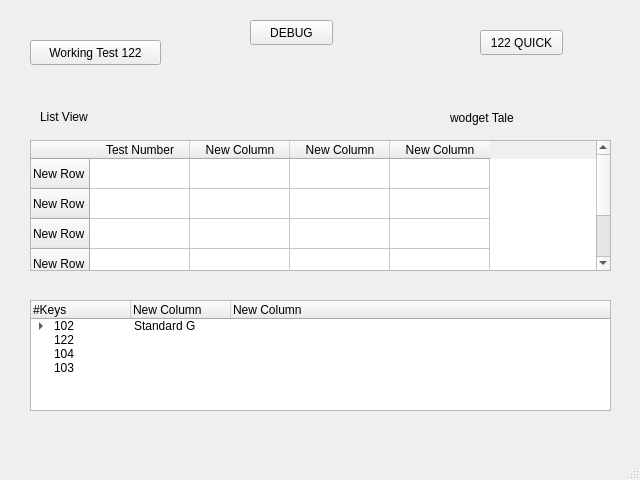
<?xml version="1.0" encoding="UTF-8"?>
<ui version="4.0">
 <class>RealMainWindow</class>
 <widget class="QMainWindow" name="RealMainWindow">
  <property name="geometry">
   <rect>
    <x>0</x>
    <y>0</y>
    <width>640</width>
    <height>480</height>
   </rect>
  </property>
  <property name="windowTitle">
   <string>MainWindow</string>
  </property>
  <widget class="QWidget" name="centralwidget">
   <widget class="QLabel" name="label">
    <property name="geometry">
     <rect>
      <x>40</x>
      <y>110</y>
      <width>57</width>
      <height>14</height>
     </rect>
    </property>
    <property name="text">
     <string>List View</string>
    </property>
   </widget>
   <widget class="QLabel" name="label_2">
    <property name="geometry">
     <rect>
      <x>450</x>
      <y>110</y>
      <width>121</width>
      <height>16</height>
     </rect>
    </property>
    <property name="text">
     <string>wodget Tale</string>
    </property>
   </widget>
   <widget class="QTreeWidget" name="treeWidget">
    <property name="geometry">
     <rect>
      <x>30</x>
      <y>300</y>
      <width>581</width>
      <height>111</height>
     </rect>
    </property>
    <column>
     <property name="text">
      <string>#Keys</string>
     </property>
    </column>
    <column>
     <property name="text">
      <string>New Column</string>
     </property>
    </column>
    <column>
     <property name="text">
      <string>New Column</string>
     </property>
    </column>
    <item>
     <property name="text">
      <string>102</string>
     </property>
     <property name="text">
      <string>Standard G</string>
     </property>
     <item>
      <property name="text">
       <string>0x66746</string>
      </property>
      <property name="text">
       <string/>
      </property>
      <property name="text">
       <string/>
      </property>
     </item>
     <item>
      <property name="text">
       <string>0x55455</string>
      </property>
     </item>
     <item>
      <property name="text">
       <string>0x72847</string>
      </property>
     </item>
     <item>
      <property name="text">
       <string>0x238747</string>
      </property>
     </item>
    </item>
    <item>
     <property name="text">
      <string>122</string>
     </property>
    </item>
    <item>
     <property name="text">
      <string>104</string>
     </property>
    </item>
    <item>
     <property name="text">
      <string>103</string>
     </property>
    </item>
   </widget>
   <widget class="QTableWidget" name="tableWidget">
    <property name="geometry">
     <rect>
      <x>30</x>
      <y>140</y>
      <width>581</width>
      <height>131</height>
     </rect>
    </property>
    <row>
     <property name="text">
      <string>New Row</string>
     </property>
    </row>
    <row>
     <property name="text">
      <string>New Row</string>
     </property>
    </row>
    <row>
     <property name="text">
      <string>New Row</string>
     </property>
    </row>
    <row>
     <property name="text">
      <string>New Row</string>
     </property>
    </row>
    <row>
     <property name="text">
      <string>New Row</string>
     </property>
    </row>
    <column>
     <property name="text">
      <string>Test Number</string>
     </property>
    </column>
    <column>
     <property name="text">
      <string>New Column</string>
     </property>
    </column>
    <column>
     <property name="text">
      <string>New Column</string>
     </property>
    </column>
    <column>
     <property name="text">
      <string>New Column</string>
     </property>
    </column>
    <item row="0" column="0">
     <property name="text">
      <string/>
     </property>
    </item>
    <item row="1" column="0">
     <property name="text">
      <string/>
     </property>
    </item>
    <item row="2" column="0">
     <property name="text">
      <string/>
     </property>
    </item>
    <item row="3" column="0">
     <property name="text">
      <string/>
     </property>
    </item>
   </widget>
   <widget class="QPushButton" name="btnOpenWorkingTest">
    <property name="geometry">
     <rect>
      <x>30</x>
      <y>40</y>
      <width>131</width>
      <height>25</height>
     </rect>
    </property>
    <property name="text">
     <string>Working Test 122</string>
    </property>
   </widget>
   <widget class="QPushButton" name="btnDebug">
    <property name="geometry">
     <rect>
      <x>250</x>
      <y>20</y>
      <width>83</width>
      <height>25</height>
     </rect>
    </property>
    <property name="text">
     <string>DEBUG</string>
    </property>
   </widget>
   <widget class="QPushButton" name="btn122QuickTest">
    <property name="geometry">
     <rect>
      <x>480</x>
      <y>30</y>
      <width>83</width>
      <height>25</height>
     </rect>
    </property>
    <property name="text">
     <string>122 QUICK</string>
    </property>
   </widget>
  </widget>
  <widget class="QMenuBar" name="menubar">
   <property name="geometry">
    <rect>
     <x>0</x>
     <y>0</y>
     <width>640</width>
     <height>22</height>
    </rect>
   </property>
  </widget>
  <widget class="QStatusBar" name="statusbar"/>
 </widget>
 <resources/>
 <connections/>
</ui>
